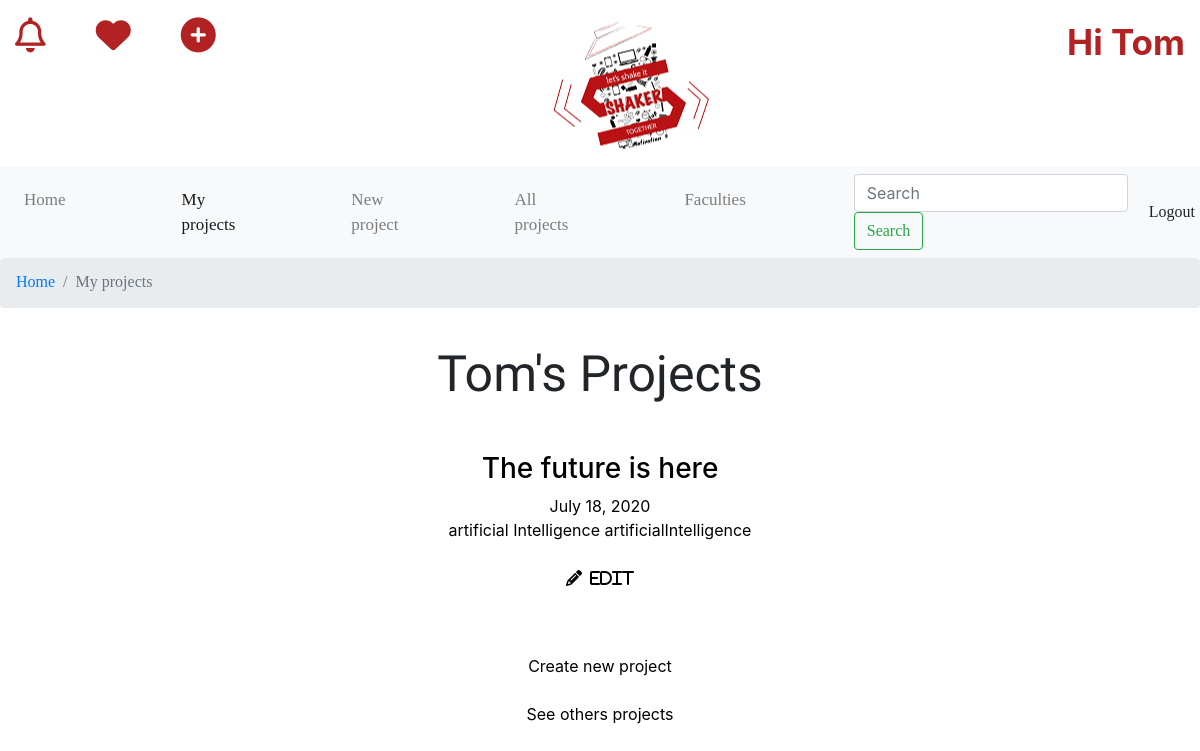
Before: /myprojects/ (signed in) with the older database file.
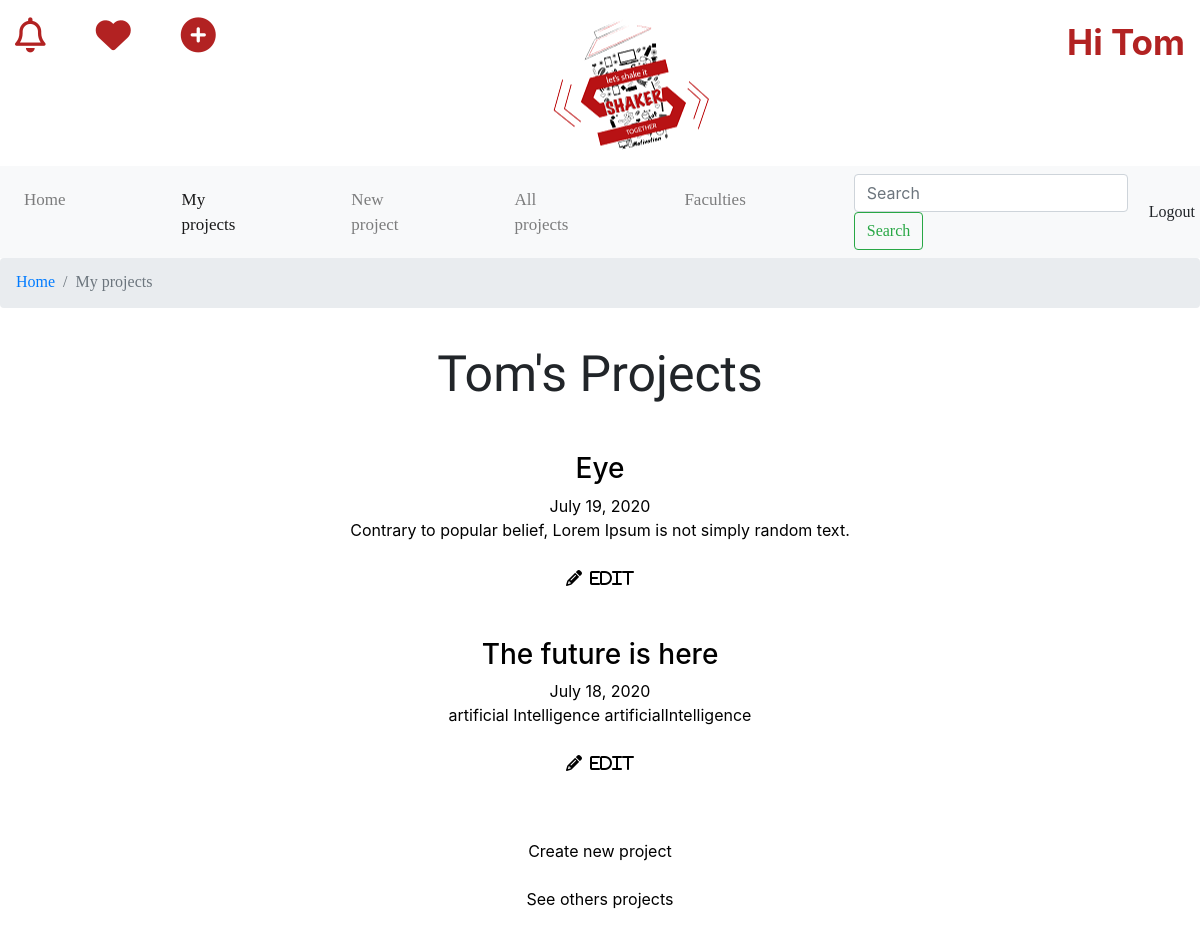
After: the same page with the newer database file.
### projects/models.py (models this page shows)
class Project(models.Model):
    user_id = models.ForeignKey(User, on_delete=models.CASCADE) #relationship 1:n (user:todos)
    dateCreated = models.DateField(auto_now_add=True) #automatic
    fullName = models.CharField(max_length=70)
    email = models.EmailField(max_length=254)
    phone = models.CharField(max_length=10)
    projectName = models.CharField(max_length=70)
    keyWord = models.CharField(max_length=70)
    description = models.TextField(blank=True)
    imgUrl = models.FileField(upload_to='proj')
    fasion = models.BooleanField(default=False) #true or false
    art = models.BooleanField(default=False) #true or false
    chemical = models.BooleanField(default=False) #true or false
    jewellery = models.BooleanField(default=False) #true or false
    graphic = models.BooleanField(default=False) #true or false
    electronic = models.BooleanField(default=False) #true or false
    software = models.BooleanField(default=False) #true or false
    industrial = models.BooleanField(default=False) #true or false
    Textil  = models.BooleanField(default=False) #true or false

### projects/views.py (the view)
# urls.py: path('myprojects/',views.myprojects, name="my-projects"),
@login_required
def myprojects(request):
    projects = Project.objects.filter(user_id=request.user).order_by('-dateCreated')
    return render(request, 'projects/myprojects.html', {'allprojects': projects})

### projects/templates/projects/myprojects.html (shortened to what this page needs)
{% load static %}
<!DOCTYPE html>
<html lang="en">
<head>
  <link rel ="stylesheet" href="{% static 'projects/css/style.css' %}">
  <link rel="stylesheet" href="https://stackpath.bootstrapcdn.com/bootstrap/4.5.0/css/bootstrap.min.css">
</head>
<body>
  <header>
    <a href="/homepage" id="logo" ></a>
      <ul class="headerIcons">
        <li><a href="#" class="far fa-bell"></a>
          <a href="#" class="fas fa-heart"></a>
        <a href="/createNewProject" class="fas fa-plus-circle"></a></li>
      </ul>
    {% if user.is_authenticated %}
    <div class="greeting">
      <span><b>Hi {{user.username}}</b></span>
    </div>
    {% else %}
      <a href="/Login">Login</a>
      <a href="/register">Register</a>
    {% endif %}
  </header>
  <nav class="navbar navbar-expand-lg navbar-light bg-light">
    <div class="collapse navbar-collapse" id="navbarSupportedContent">
      <ul class="navbar-nav mr-auto">
        <li class="nav-item">
          <a class="nav-link" href="/homepage">Home</a>
        </li>
        <li class="nav-item active">
          <a class="nav-link" href="/myprojects">My projects<span class="sr-only">(current)</span></a>
        </li>
        <li class="nav-item">
          <a class="nav-link" href="/createNewProject">New project </a>
        </li>
        <li class="nav-item">
          <a class="nav-link" href="/allprojects">All projects</a>
        </li>
        <li class="nav-item">
          <a class="nav-link" href="/allfaculties">Faculties</a>
        </li>
      </ul>
      <form class="form-inline my-2 my-lg-0">
        <input class="form-control mr-sm-2" type="search" placeholder="Search" aria-label="Search">
        <button class="btn btn-outline-success my-2 my-sm-0" type="submit">Search</button>
      </form>
      <form action="{% url 'logoutuser' %}" method="POST">
          <button class="btn btn-light logoutButton" type='submit'>Logout</button>
      </form>
    </div>
  </nav>
  <div class="breadc">
    <nav aria-label="breadcrumb">
      <ol class="breadcrumb">
        <li class="breadcrumb-item"><a href="/homepage">Home</a></li>
        <li class="breadcrumb-item active" aria-current="page">My projects</li>
      </ol>
    </nav>
  </div>
  {% if user.is_authenticated %}
    <div class="project-container">
      <h1>{{user.username}}'s Projects</h1>
      <br><br>
      <ul>
        <ol>
          {% for project in allprojects %}
            <li>
              <a href="/project/{{ project.id }}/about"><h3>{{project.projectName}}</h3>
                {{project.dateCreated}}<br>
                {% if project.description %} {{project.description}} {% endif %}</a>
                {% if project.user_id_id == user.id %}
                  <br><a href="/project/{{ project.id }}" class="fas fa-pencil-alt">&nbsp;&nbsp;Edit</a>
                {% endif %}
            </li>
            <br><br>
          {% endfor %}
        </ol>
      </ul>
      <a href="/createNewProject">Create new project</a><br>
      <a href="/allprojects">See others projects</a>
      <br><br>
    </div>
  {% endif %}
</body>
</html>

Changed rows visible on the page:
added Project: projectName "Eye", dateCreated "July 19, 2020", description "Contrary to popular belief, Lorem Ipsum is not simply random text."
